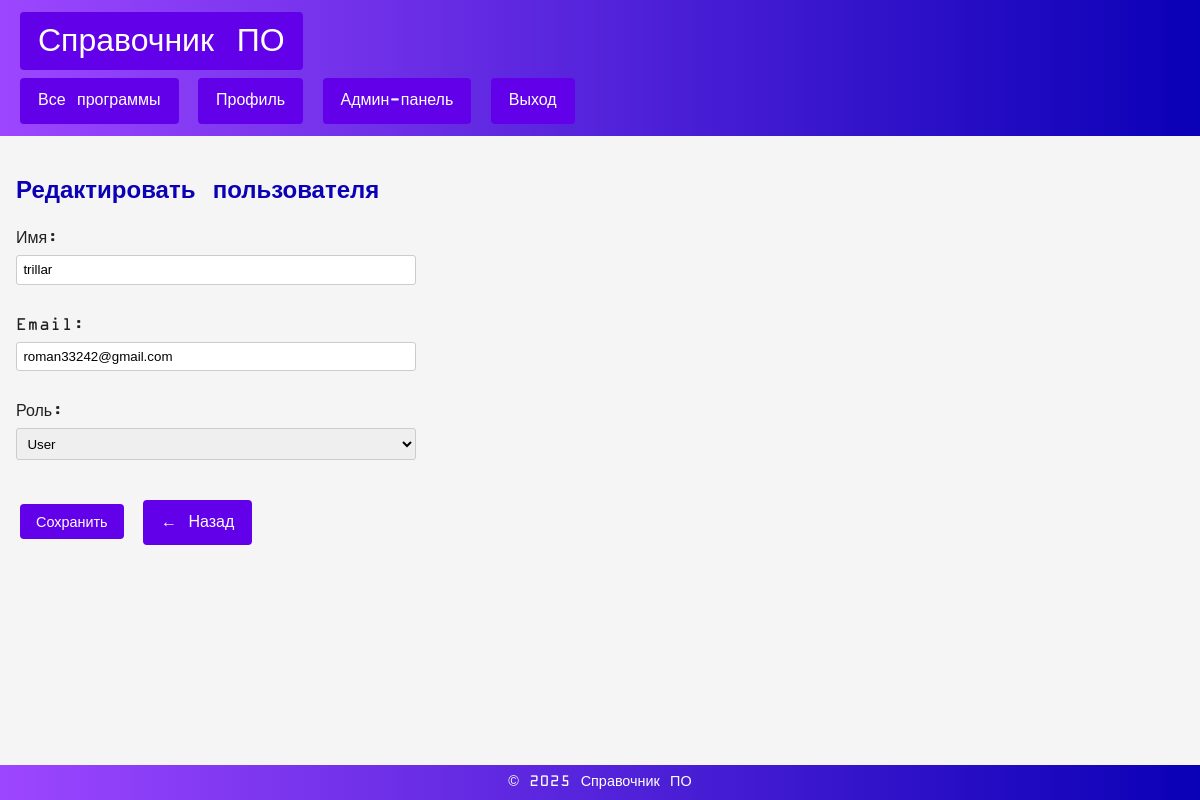
The page /admin/edit_user.php?id=1 (signed in) on the database as committed earlier.
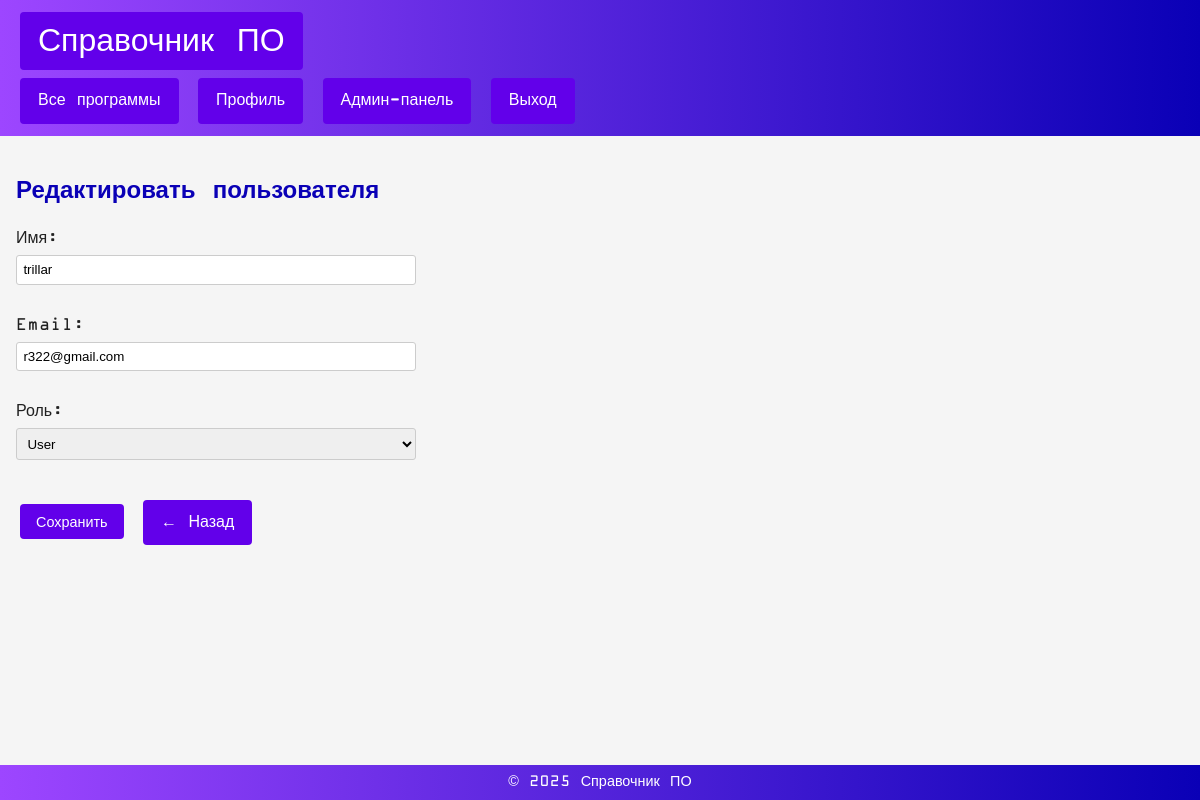
The same page on the database as committed later.
### tables this page shows
CREATE TABLE `users` (
  `id` int(11) NOT NULL,
  `username` varchar(50) NOT NULL,
  `password_hash` varchar(255) NOT NULL,
  `email` varchar(100) NOT NULL,
  `role` varchar(20) NOT NULL DEFAULT 'user',
  `created_at` timestamp NOT NULL DEFAULT CURRENT_TIMESTAMP
);

### includes/auth.php (called while the page is built, shortened)
<?php
function is_logged_in() {
    return isset($_SESSION['user_id']);
}
function is_admin() {
    return is_logged_in() && ($_SESSION['role'] ?? '') === 'admin';
}

### admin/edit_user.php (the view, shortened to what this page needs)
<?php
require_once __DIR__ . '/../includes/auth.php';
require_once __DIR__ . '/../includes/db_connect.php';
include    __DIR__ . '/../includes/header.php';
$id = isset($_GET['id']) ? (int)$_GET['id'] : 0;
$stmt = $pdo->prepare("SELECT * FROM users WHERE id = ?");
$stmt->execute([$id]);
$user = $stmt->fetch();
?>
<h2>Редактировать пользователя</h2>
<form method="post" class="admin-form">
<label>Имя:
    <input name="username" value="<?= htmlspecialchars($user['username']) ?>" required>
</label>
<label>Email:
    <input name="email" type="email" value="<?= htmlspecialchars($user['email']) ?>" required>
</label>
<label>Роль:
    <select name="role">
    <option value="user"  <?= $user['role']==='user'  ? 'selected' : '' ?>>User</option>
    </select>
</label>
<button type="submit">Сохранить</button>
<a href="users_list.php">← Назад</a>
</form>
<?php include __DIR__ . '/../includes/footer.php'; ?>

### includes/header.php (shortened to what this page needs)
<?php
require_once __DIR__ . '/auth.php';
?>
<!DOCTYPE html>
<html lang="ru">
<head>
    <link rel="stylesheet" href="/css/styles.css">
    <link rel="stylesheet" href="/css/edit_software.css">
    <link rel="stylesheet" href="/css/software_list.css">
    <link rel="stylesheet" href="/css/reviews.css">
    <link rel="stylesheet" href="/css/admin.css">
    <link rel="stylesheet" href="/css/categories.css">
</head>
<body>
<header>
<h1><a href="/pages/index.php">Справочник ПО</a></h1>
<nav>
    <a href="/pages/software_list.php">Все программы</a>
    <?php if (is_logged_in()): ?>
    <a href="/pages/profile.php">Профиль</a>
    <?php if (is_admin()): ?>
        <a href="/admin/index.php">Админ-панель</a>
    <?php endif; ?>
    <a href="/pages/logout.php">Выход</a>
    <?php else: ?>
    <a href="/pages/login.php">Вход</a>
    <a href="/pages/register.php">Регистрация</a>
    <?php endif; ?>
</nav>
</header>
<main>

### includes/footer.php (shortened to what this page needs)
</main>
<footer>
<p>&copy; <?= date('Y') ?> Справочник ПО</p>
</footer>
</body>
</html>

### css/styles.css (style rules this page uses)
html, body { height: 100%; margin: 0; padding: 0; }
body { display: flex; flex-direction: column; }
header, footer { flex: 0 0 auto; }
main { flex: 1 1 auto; overflow-y: auto; }
footer p { text-align: center; }
body { font-family: 'OCRA', sans-serif; background-color: var(--background-color); color: var(--text-color); line-height: 1.6; }
:root { --primary-color: #6200ea; --primary-light: #9d46ff; --primary-dark: #0a00b6; --secondary-color: #03dac6; --background-color: #f5f5f5; --text-color: #212121; --header-footer-bg: linear-gradient(90deg, var(--primary-light), var(--primary-dark)); --header-footer-text: #ffffff; }
header, footer { background: var(--header-footer-bg); color: var(--header-footer-text); padding: 0.4rem 0.8rem; }
* { box-sizing: border-box; }
a { color: var(--header-footer-text) !important; text-decoration: none !important; display: inline-block; padding: 0.5rem 1rem; margin: 0.25rem; border: 2px solid var(--primary-color); border-radius: 4px; background-color: var(--primary-color); font-weight: 500; transition: background-color 0.2s, color 0.2s; }
button { display: inline-block; padding: 0.6rem 1.2rem; margin: 0.25rem; background-color: var(--primary-color); color: var(--header-footer-text); border: 2px solid var(--primary-color); border-radius: 4px; font-weight: 500; font-size: 0.9rem; text-decoration: none; cursor: pointer; transition: background-color 0.2s, border-color 0.2s; }
button[type="submit"] { padding: 0.6rem 1.2rem; }
input, textarea, select { width: 100%; padding: 0.5rem; margin-bottom: 1rem; border: 1px solid #ccc; border-radius: 4px; }
main { padding: 1rem; max-width: 900px; margin: 0 auto; }
main ul, main form, main table { width: 100%; }
header { padding: 0.5rem 1rem; }
header .logo, header h1 { font-size: 2rem; margin: 0; line-height: 1.2; }
footer { padding: 0.5rem 1rem; text-align: center; }
footer p, footer .footer-text { font-size: 0.9rem; margin: 0; line-height: 1.3; }
main { max-width: none !important; width: 100% !important; padding: 0 1rem; box-sizing: border-box; margin: 0 auto; }

### css/software_list.css (style rules this page uses)
a { color: var(--header-footer-text) !important; text-decoration: none !important; }

### css/admin.css (style rules this page uses)
.admin-form { max-width: 400px; }
.admin-form label { display: block; margin-bottom: 0.75rem; }
.admin-form input, .admin-form select { width: 100%; padding: 0.4rem; margin-top: 0.2rem; border: 1px solid #ccc; border-radius: 3px; }
.admin-form button { margin-top: 1rem; background-color: #6200ea; color: #fff; border: none; padding: 0.6rem 1rem; border-radius: 4px; cursor: pointer; }

### css/categories.css (style rules this page uses)
main { padding: 1rem; }
h2 { margin-bottom: 1rem; font-size: 1.5rem; color: var(--primary-dark); }

Rows that differ between the two databases and show on the page:
changed users "trillar": email "roman33242@gmail.com" → "r322@gmail.com"
